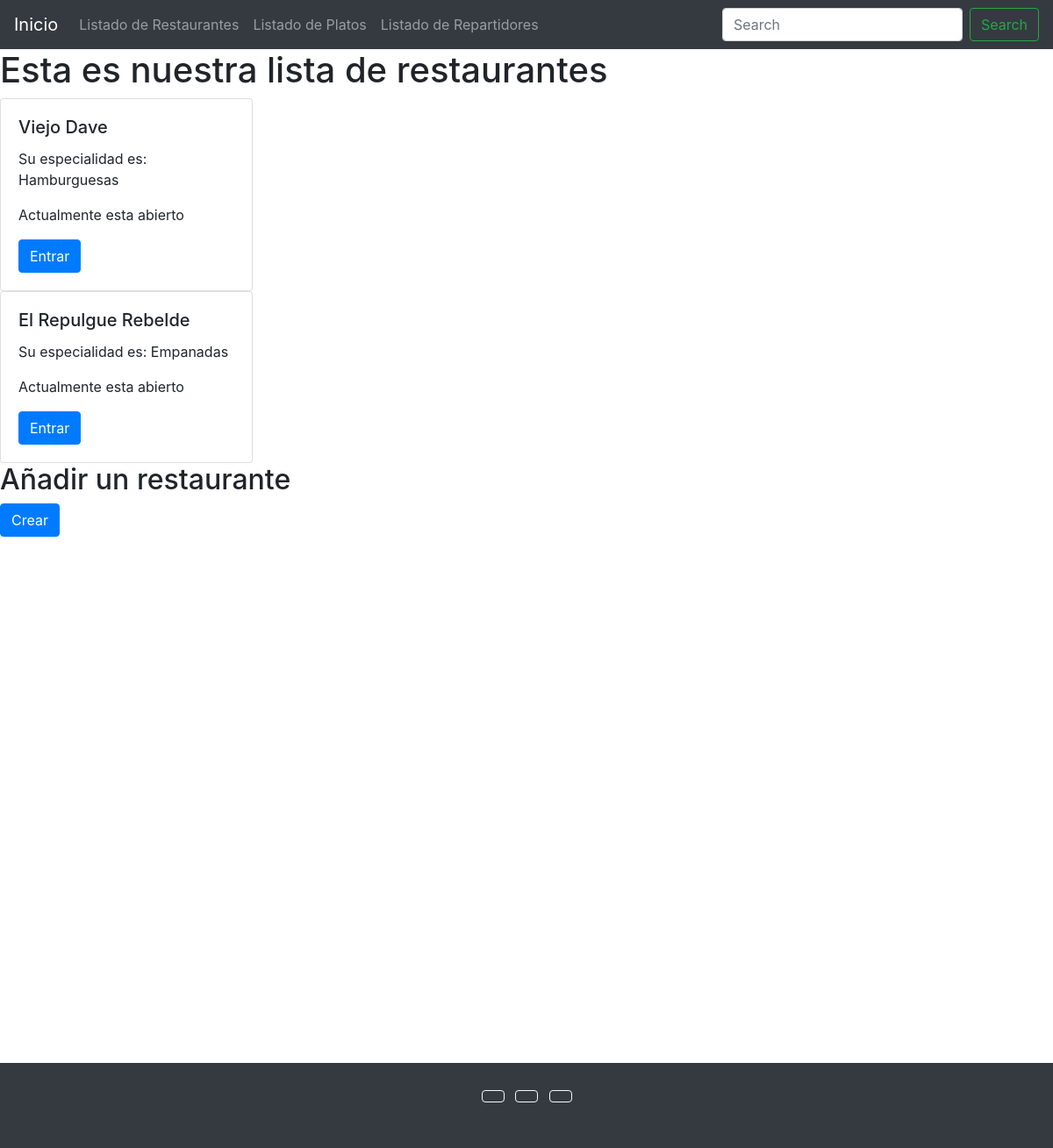
Page /restaurantes/lista_restaurantes/ on the committed database.
### restaurantes/models.py (models this page shows, shortened)
class Restaurantes(models.Model):
    nombre=models.CharField(max_length=50)
    direccion=models.CharField(max_length=70)
    especialidad=models.CharField(max_length=20)
    telefono=models.CharField(max_length=11)
    abierto=models.BooleanField()

### restaurantes/views.py (the view)
# urls.py: path('lista_restaurantes/', lista_restaurantes),
def lista_restaurantes(request):
    if 'search' in request.GET:
        search = request.GET['search']
        restaurante = Restaurantes.objects.filter(name__icontains=search)
    else:
        restaurante = Restaurantes.objects.all()
    context = {
        'restaurantes':restaurante,
    }
    return render(request, 'restaurantes/lista_restaurantes.html', context=context)

### templates/restaurantes/lista_restaurantes.html (shortened to what this page needs)
{% extends 'base.html' %}
{% block content %}
    <h1>Esta es nuestra lista de restaurantes</h1>
    {% for restaurante in restaurantes %}
        <div class="card" style="width: 18rem;">
            <div class="card-body">
            <h5 class="card-title">{{restaurante.nombre}}</h5>
            <p class="card-text">Su especialidad es: {{restaurante.especialidad}}</p>
            {% if restaurante.abierto == True %}
                <p>Actualmente esta abierto</p>
            {% else %}
                <p>Actualmente, no está abierto</p>
            {% endif %}
            <a href="#" class="btn btn-primary">Entrar</a>
            </div>
        </div>
    {% endfor %}
    <h2>Añadir un restaurante </h2> <a href="/restaurantes/crear_restaurante/" class="btn btn-primary">Crear</a>
{% endblock %}

### rows in the picture
Restaurantes: nombre "Viejo Dave", especialidad "Hamburguesas", abierto "Actualmente esta abierto"
Restaurantes: nombre "El Repulgue Rebelde", especialidad "Empanadas", abierto "Actualmente esta abierto"
